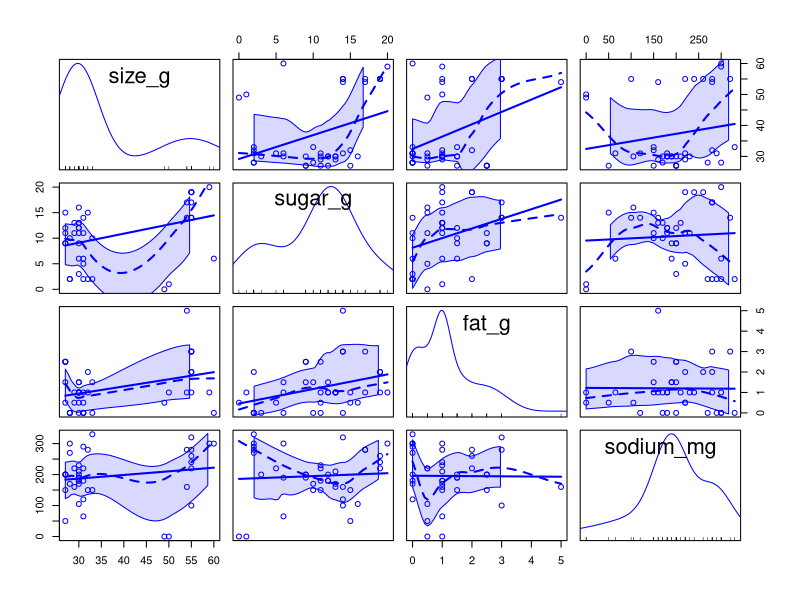
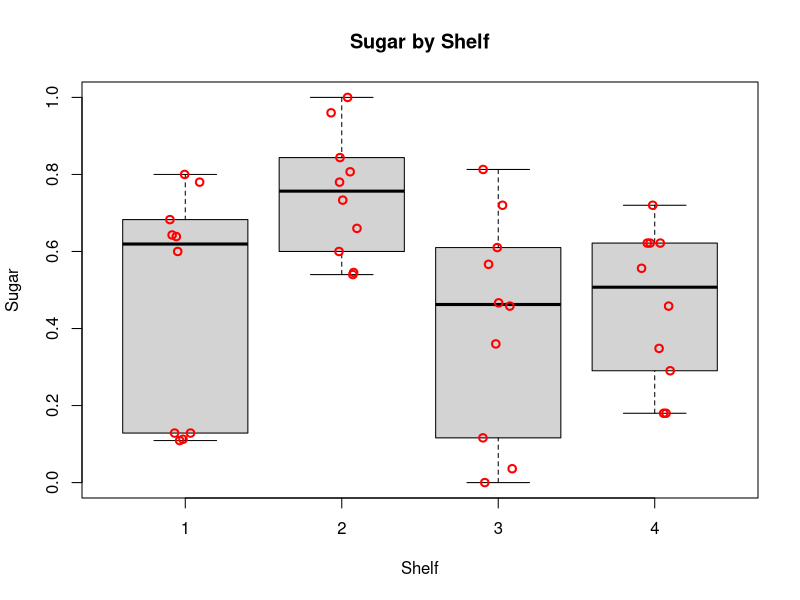
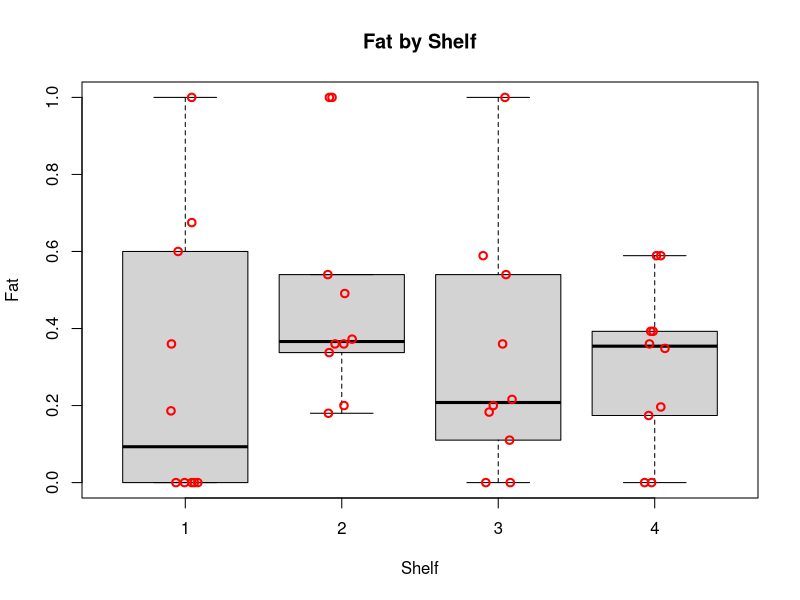
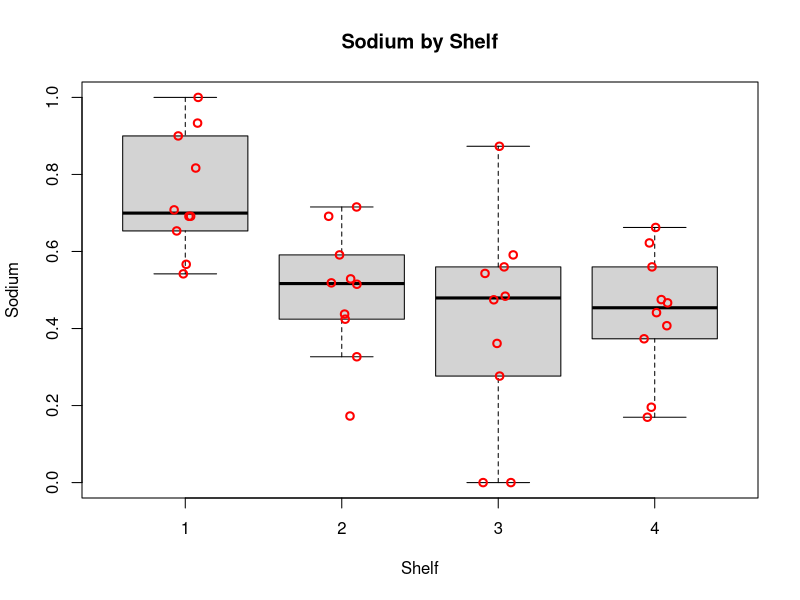
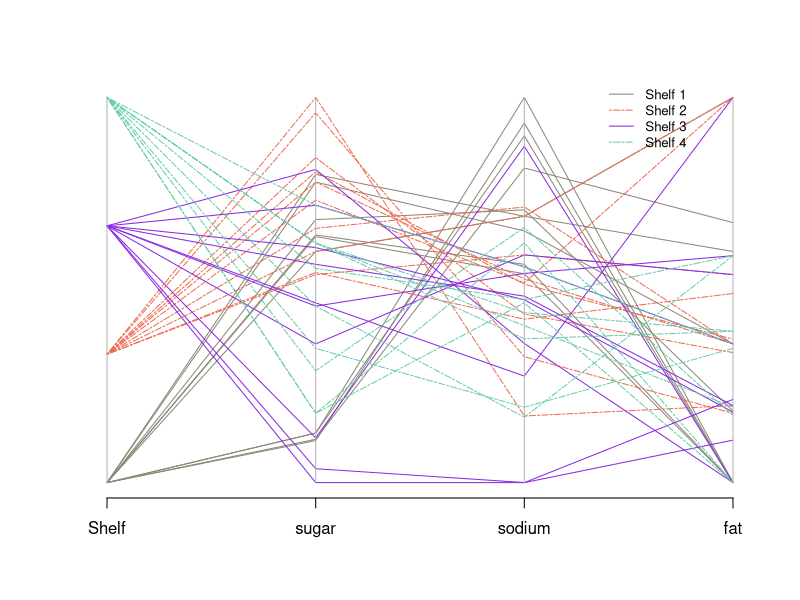
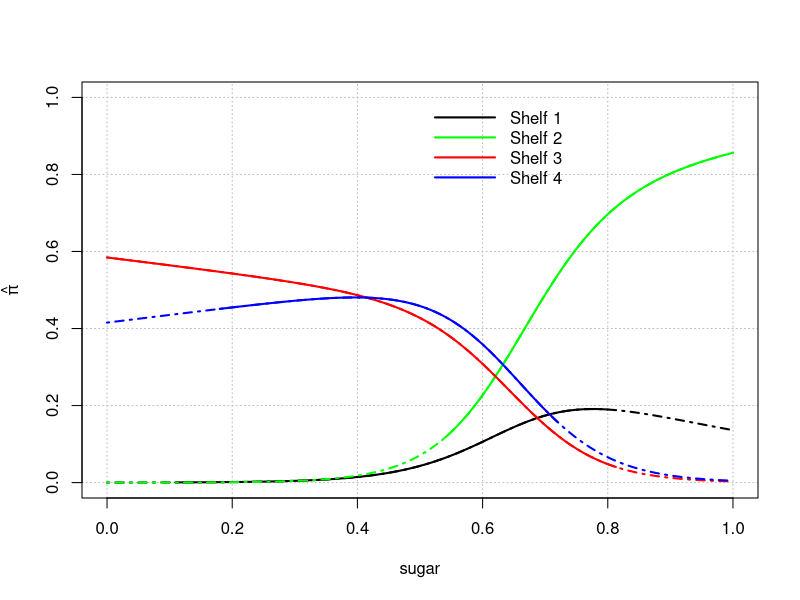

Source code (R) for these figures, in order:
## ---- chunk 1

#Load libraries and insert a function to tidy up the code when they are printed out
library(vcd, quietly=T)
library(nnet, quietly=T)
library(car, quietly=T)
library(Hmisc, quietly=T)
library(skimr, quietly=T)
library(MASS, quietly=T)

rm(list = ls())
library(knitr, quietly=T)
opts_chunk$set(tidy.opts=list(width.cutoff=60),tidy=TRUE)

## ---- chunk 2
cereal <- read.csv("cereal_dillons.csv")
str(cereal)
## ---- chunk 3
# Examine the data to check data validity before proceeding with the questions.
skim(cereal)
## ---- chunk 4
#suppress warnings
oldw <- getOption("warn")
options(warn = -1)
scatterplotMatrix(~ size_g + sugar_g + fat_g + sodium_mg, data = cereal)
#restore old warning level
options(warn = oldw)
## ---- chunk 5
standardize <- function(x) { (x - min(x)) / (max(x) - min(x))}
cereal2 <- data.frame(Shelf = cereal$Shelf, Cereal = cereal$Cereal, 
                      sugar = standardize(cereal$sugar_g / cereal$size_g), 
                      fat = standardize(cereal$fat_g / cereal$size_g), 
                      sodium = standardize(cereal$sodium / cereal$size_g))
## ---- chunk 6
boxplot(formula = sugar ~ Shelf, data = cereal2, ylab = "Sugar", 
        xlab = "Shelf", main = "Sugar by Shelf", pars = list(outpch=NA))
stripchart(x = cereal2$sugar ~ cereal2$Shelf, lwd = 2, col = "red", 
           method = "jitter", vertical = TRUE, pch = 1, add = TRUE)

boxplot(formula = fat ~ Shelf, data = cereal2, ylab = "Fat", 
        xlab = "Shelf", main = "Fat by Shelf",pars = list(outpch=NA))
stripchart(x = cereal2$fat ~ cereal2$Shelf, lwd = 2, col = "red", 
           method = "jitter", vertical = TRUE, pch = 1, add = TRUE)

boxplot(formula = sodium ~ Shelf, data = cereal2, ylab = "Sodium", 
        xlab = "Shelf", main = "Sodium by Shelf", pars = list(outpch=NA))
stripchart(x = cereal2$sodium ~ cereal2$Shelf, lwd = 2, col = "red", 
           method = "jitter", vertical = TRUE, pch = 1, add = TRUE)

## ---- chunk 7
cereal3<-data.frame(cereal2[1], cereal2[3], cereal2[5], cereal2[4])

# Colors by condition:
cereal.colors<-ifelse(test = cereal2$Shelf==1, yes = "cornsilk4", 
                no = ifelse(test = cereal2$Shelf==2, yes = "coral2", 
                no = ifelse(test = cereal2$Shelf==3, yes = "blueviolet", no= "aquamarine3")))
# Line type by condition:
cereal.lty<-ifelse(test = cereal2$Shelf==1, yes = "solid", 
                no = ifelse(test = cereal2$Shelf==2, yes = "twodash", 
                no = ifelse(test = cereal2$Shelf==3, yes = "solid", no = "twodash")))

parcoord(x = cereal3, col = cereal.colors, lty = cereal.lty)  # Plot
legend(x = 3.35, y = 1.05, legend = c("Shelf 1", "Shelf 2", "Shelf 3", "Shelf 4"), 
       lty = c("solid", "twodash", "solid", "twodash"), 
       col=c("cornsilk4", "coral2", "blueviolet","aquamarine3"), cex=0.8, bty="n")
## ---- chunk 8
levels(as.factor(cereal2$Shelf))
mod1 <- multinom(as.factor(Shelf) ~ sugar + fat + sodium, data=cereal2)
summary(mod1)
Anova(mod1)
## ---- chunk 9
## Create expanded models including interaction terms between all pairs 
## of explanatory variables and triple interaction between all 3.

modA <- multinom(as.factor(Shelf) ~ sugar + fat + sodium + sugar:fat, 
                 data = cereal2, maxit = 1000, trace=FALSE)
Anova(modA)

modB <- multinom(as.factor(Shelf) ~ sugar + fat + sodium + sugar:sodium, 
                 data = cereal2, maxit = 1000, trace=FALSE)
Anova(modB)

modC <- multinom(as.factor(Shelf) ~ sugar + fat + sodium + fat:sodium, 
                 data = cereal2, maxit = 1000, trace=FALSE)
Anova(modC)

modD <- multinom(as.factor(Shelf) ~ sugar + fat + sodium + fat:sodium:sugar, 
                 data = cereal2, maxit = 1000, trace=FALSE)
Anova(modD)

modE <- multinom(as.factor(Shelf) ~ sugar + fat + sodium + sugar:fat +
                   sugar:sodium + fat:sodium + fat:sodium:sugar, 
                 data = cereal2, maxit = 10000, trace=FALSE)
Anova(modE)
## ---- chunk 10
stand.new <- function(meas, serv_size, comparison) {
  ( meas/serv_size - min(comparison)) / (max(comparison) - min(comparison))
  }
newdata <- data.frame(sugar = stand.new(12, 28, cereal$sugar_g/cereal$size_g), 
                      fat = stand.new(0.5, 28, cereal$fat_g/cereal$size_g),
                      sodium = stand.new(130, 28, cereal$sodium_mg/cereal$size_g))

round(predict(object = mod1, newdata = newdata, type = "probs", se.fit = TRUE),7)
## ---- chunk 11
beta.h<-coefficients(mod1)
beta.h
mean_fat <- mean(cereal2$fat)
mean_sodium <- mean(cereal2$sodium)


# Create plotting area first to make sure get the whole region with respect to x-axis
curve(expr = 1/(1 + exp(beta.h[1,1] + beta.h[1,2]*x) +exp(beta.h[2,1] +beta.h[2,2]*x)), 
      ylab = expression(hat(pi)),  xlab = "sugar", 
      xlim = c(min(cereal2$sugar), max(cereal2$sugar)), 
      ylim = c(0, 1), col = "black", lty = "solid", lwd = 2, n = 1000, type = "n",
      panel.first = grid(col = "gray", lty = "dotted"))

## Plot each pi_j
# Shelf1
curve(expr = 1/(1 +exp(beta.h[1,1]+beta.h[1,2]*x+beta.h[1,3]*mean_fat+beta.h[1,4]*mean_sodium)
                  +exp(beta.h[2,1]+beta.h[2,2]*x+beta.h[2,3]*mean_fat+beta.h[2,4]*mean_sodium)
                  +exp(beta.h[3,1]+beta.h[3,2]*x+beta.h[3,3]*mean_fat+beta.h[3,4]*mean_sodium)),
  col = "black", lty = "solid", lwd = 2, n = 1000, add = TRUE,
  xlim = c(min(cereal2$sugar[cereal2$Shelf == 1]), max(cereal2$sugar[cereal2$Shelf == 1])))

curve(expr = 1/(1 +exp(beta.h[1,1]+beta.h[1,2]*x+beta.h[1,3]*mean_fat+beta.h[1,4]*mean_sodium)
                  +exp(beta.h[2,1]+beta.h[2,2]*x+beta.h[2,3]*mean_fat+beta.h[2,4]*mean_sodium)
                  +exp(beta.h[3,1]+beta.h[3,2]*x+beta.h[3,3]*mean_fat+beta.h[3,4]*mean_sodium)),
  col = "black", lty = "dotdash", lwd = 2, n = 1000, add = TRUE,
  xlim = c(0,1))

# Shelf2
curve(expr = exp(beta.h[1,1]+beta.h[1,2]*x+beta.h[1,3]*mean_fat+beta.h[1,4]*mean_sodium)/
               (1+exp(beta.h[1,1]+beta.h[1,2]*x+beta.h[1,3]*mean_fat+beta.h[1,4]*mean_sodium)
                 +exp(beta.h[2,1]+beta.h[2,2]*x+beta.h[2,3]*mean_fat+beta.h[2,4]*mean_sodium)
                 +exp(beta.h[3,1]+beta.h[3,2]*x+beta.h[3,3]*mean_fat+beta.h[3,4]*mean_sodium)), 
      col = "green", lty = "solid", lwd = 2, n = 1000, add = TRUE, 
      xlim = c(min(cereal2$sugar[cereal2$Shelf == 2]), max(cereal2$sugar[cereal2$Shelf == 2])))

curve(expr = exp(beta.h[1,1]+beta.h[1,2]*x+beta.h[1,3]*mean_fat+beta.h[1,4]*mean_sodium)/
               (1+exp(beta.h[1,1]+beta.h[1,2]*x+beta.h[1,3]*mean_fat+beta.h[1,4]*mean_sodium)
                 +exp(beta.h[2,1]+beta.h[2,2]*x+beta.h[2,3]*mean_fat+beta.h[2,4]*mean_sodium)
                 +exp(beta.h[3,1]+beta.h[3,2]*x+beta.h[3,3]*mean_fat+beta.h[3,4]*mean_sodium)), 
      col = "green", lty = "dotdash", lwd = 2, n = 1000, add = TRUE, 
      xlim = c(0,1))

# Shelf3
curve(expr = exp(beta.h[2,1]+beta.h[2,2]*x+beta.h[2,3]*mean_fat+beta.h[2,4]*mean_sodium)/
               (1+exp(beta.h[1,1]+beta.h[1,2]*x+beta.h[1,3]*mean_fat+beta.h[1,4]*mean_sodium)
                 +exp(beta.h[2,1]+beta.h[2,2]*x+beta.h[2,3]*mean_fat+beta.h[2,4]*mean_sodium)
                 +exp(beta.h[3,1]+beta.h[3,2]*x+beta.h[3,3]*mean_fat+beta.h[3,4]*mean_sodium)),
  col = "red", lty = "solid", lwd = 2, n = 1000, add = TRUE,
  xlim = c(min(cereal2$sugar[cereal2$Shelf == 3]), max(cereal2$sugar[cereal2$Shelf == 3])))

curve(expr = exp(beta.h[2,1]+beta.h[2,2]*x+beta.h[2,3]*mean_fat+beta.h[2,4]*mean_sodium)/
               (1+exp(beta.h[1,1]+beta.h[1,2]*x+beta.h[1,3]*mean_fat+beta.h[1,4]*mean_sodium)
                 +exp(beta.h[2,1]+beta.h[2,2]*x+beta.h[2,3]*mean_fat+beta.h[2,4]*mean_sodium)
                 +exp(beta.h[3,1]+beta.h[3,2]*x+beta.h[3,3]*mean_fat+beta.h[3,4]*mean_sodium)),
  col = "red", lty = "dotdash", lwd = 2, n = 1000, add = TRUE,
  xlim = c(0,1))

# Shelf4
curve(expr = exp(beta.h[3,1]+beta.h[3,2]*x+beta.h[3,3]*mean_fat+beta.h[3,4]*mean_sodium)/
               (1+exp(beta.h[1,1]+beta.h[1,2]*x+beta.h[1,3]*mean_fat+beta.h[1,4]*mean_sodium)
                 +exp(beta.h[2,1]+beta.h[2,2]*x+beta.h[2,3]*mean_fat+beta.h[2,4]*mean_sodium)
                 +exp(beta.h[3,1]+beta.h[3,2]*x+beta.h[3,3]*mean_fat+beta.h[3,4]*mean_sodium)),
  col = "blue", lty = "solid", lwd = 2, n = 1000, add = TRUE,
  xlim = c(min(cereal2$sugar[cereal2$Shelf == 4]), max(cereal2$sugar[cereal2$Shelf == 4])))   

curve(expr = exp(beta.h[3,1]+beta.h[3,2]*x+beta.h[3,3]*mean_fat+beta.h[3,4]*mean_sodium)/
               (1+exp(beta.h[1,1]+beta.h[1,2]*x+beta.h[1,3]*mean_fat+beta.h[1,4]*mean_sodium)
                 +exp(beta.h[2,1]+beta.h[2,2]*x+beta.h[2,3]*mean_fat+beta.h[2,4]*mean_sodium)
                 +exp(beta.h[3,1]+beta.h[3,2]*x+beta.h[3,3]*mean_fat+beta.h[3,4]*mean_sodium)),
  col = "blue", lty = "dotdash", lwd = 2, n = 1000, add = TRUE,
  xlim = c(0,1))

legend(x = 0.5, y = 1.0, legend=c("Shelf 1", "Shelf 2", "Shelf 3", "Shelf 4"), 
       lty=c("solid","solid", "solid", "solid"),
  col=c("black","green","red", "blue"), bty="n", lwd = c(2,2,2), seg.len = 4)


## ---- chunk 12
sd.cereal<-apply(X=cereal2[, -c(2)], MARGIN = 2, FUN = sd)
c.value<-c(sd.cereal)[2:4]
# Estimated standard deviations for each explanatory variable
round(c.value,2)

conf.beta <- confint(object = mod1, level = 0.95)
ci.OR <- exp(c.value*conf.beta[2:4,1:2,])

#coefficients(mod1)
beta.hat2<-coefficients(mod1)[1,2:4]
beta.hat3<-coefficients(mod1)[2,2:4]
beta.hat4<-coefficients(mod1)[3,2:4]

# OR for j = 2 (Shelf 2 vs Shelf 1)
print("OR for j = 2 vs j = 1")
mid = exp(c.value*beta.hat2)
# Odds ratios and corresponding 95% confidence interval's lower (2.5%) and upper (97.5%) bounds 
round(data.frame(Lower_Bound = ci.OR[,1,1], Odds_Ratio = mid, Upper_Bound = ci.OR[,2,1]),4)
# Inverted confidence interval for significant variables for Shelf 2 vs Shelf 1
round(data.frame(Lower_Bound = 1/ci.OR[3,2,1], Odds_Ratio = 1/mid[3], 
                 Upper_Bound = 1/ci.OR[3,1,1]),4)
## ---- chunk 13
# OR for j = 3 (Shelf 3 vs Shelf 1)
print("OR for j = 3 vs j = 1")
mid = exp(c.value*beta.hat3)
# Odds ratios and corresponding 95% confidence interval's lower (2.5%) and upper (97.5%) bounds 
round(data.frame(Lower_Bound = ci.OR[,1,2], Odds_Ratio = mid, Upper_Bound = ci.OR[,2,2]),4)
# Inverted confidence interval for significant variables for Shelf 3 vs Shelf 1
round(data.frame(Lower_Bound = 1/ci.OR[c(1,3),2,2], Odds_Ratio = 1/mid[c(1,3)], 
                 Upper_Bound = 1/ci.OR[c(1,3),1,2]),4)
## ---- chunk 14
# OR for j = 4 (Shelf 4 vs Shelf 1)
print("OR for j = 3 vs j = 1")
mid = exp(c.value*beta.hat4)
# Odds ratios and corresponding 95% confidence interval's lower (2.5%) and upper (97.5%) bounds 
round(data.frame(Lower_Bound = ci.OR[,1,3], Odds_Ratio = mid, Upper_Bound = ci.OR[,2,3]),4)
# Inverted confidence interval for significant variables for Shelf 4 vs Shelf 1
round(data.frame(Lower_Bound = 1/ci.OR[c(1,3),2,3], Odds_Ratio = 1/mid[c(1,3)], 
                 Upper_Bound = 1/ci.OR[c(1,3),1,3]),4)
## ---- chunk 15
cereal2$new_shelf <- relevel(as.factor(cereal2$Shelf),"2")
mod.fit <- multinom(new_shelf ~ sugar + fat + sodium, data = cereal2)
conf.beta.new <- confint(object = mod.fit, level = 0.95)
ci.OR.new <- exp(c.value*conf.beta.new[2:4,1:2,])
beta.hat3.new<-coefficients(mod.fit)[2,2:4]
beta.hat4.new<-coefficients(mod.fit)[3,2:4]

# OR for j = 3 (Shelf 3 vs Shelf 2)
print("OR for j = 3 vs j = 2")
mid = exp(c.value*beta.hat3.new)
# Odds ratios and corresponding 95% confidence interval's lower (2.5%) and upper (97.5%) bounds 
round(data.frame(Lower_Bound = ci.OR.new[,1,2], Odds_Ratio = mid, 
                 Upper_Bound = ci.OR.new[,2,2]),4)
# Inverted confidence interval for significant variables for Shelf 3 vs Shelf 2
round(data.frame(Lower_Bound = 1/ci.OR.new[1,2,2], Odds_Ratio = 1/mid[1], 
                 Upper_Bound = 1/ci.OR.new[1,1,2]),4)
## ---- chunk 16
# OR for j = 4 (Shelf 4 vs Shelf 2)
print("OR for j = 4 vs j = 2")
mid = exp(c.value*beta.hat4.new)
# Odds ratios and corresponding 95% confidence interval's lower (2.5%) and upper (97.5%) bounds 
round(data.frame(Lower_Bound = ci.OR.new[,1,3], Odds_Ratio = mid, 
                 Upper_Bound = ci.OR.new[,2,3]),2)
# Inverted confidence interval for significant variables for Shelf 4 vs Shelf 2
round(data.frame(Lower_Bound = 1/ci.OR.new[1,2,3], Odds_Ratio = 1/mid[1], 
                 Upper_Bound = 1/ci.OR.new[1,1,3]),4)
## ---- chunk 17
cereal2$new_shelf <- relevel(as.factor(cereal2$Shelf),"3")
mod.fit <- multinom(new_shelf ~ sugar + fat + sodium, data = cereal2)
conf.beta.new <- confint(object = mod.fit, level = 0.95)
ci.OR.new <- exp(c.value*conf.beta.new[2:4,1:2,])
beta.hat4.new<-coefficients(mod.fit)[3,2:4]

# OR for j = 4 (Shelf 3 vs Shelf 3)
print("OR for j = 4 vs j = 3")
mid = exp(c.value*beta.hat4.new)
# Odds ratios and corresponding 95% confidence interval's lower (2.5%) and upper (97.5%) bounds 
round(data.frame(Lower_Bound = ci.OR.new[,1,3], Odds_Ratio = mid, 
                 Upper_Bound = ci.OR.new[,2,3]),4)
